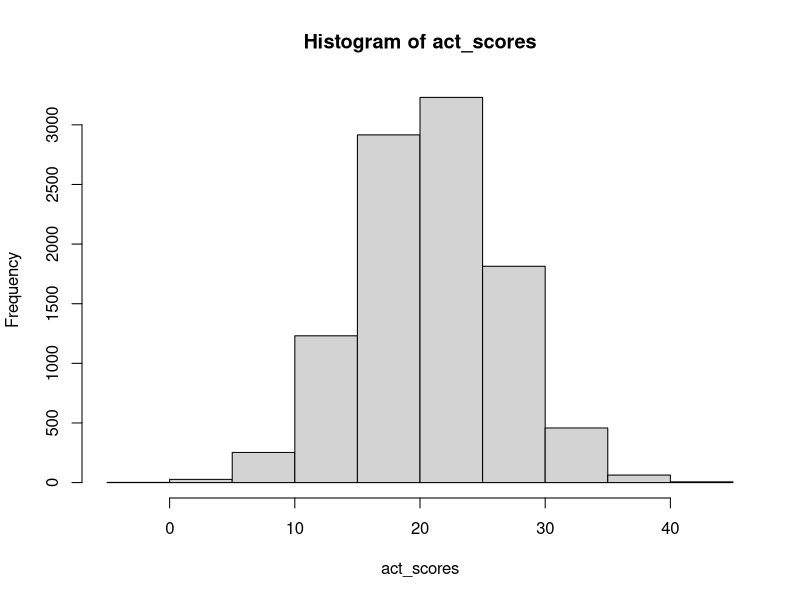
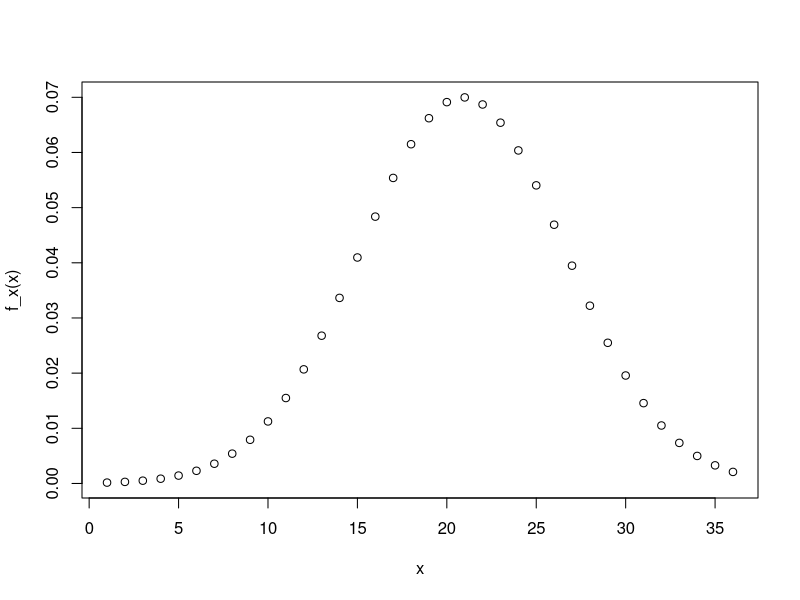
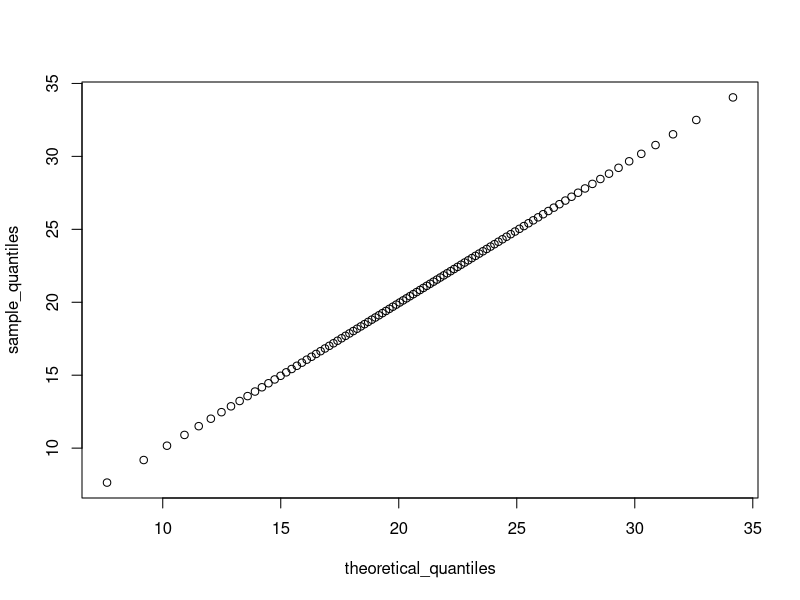
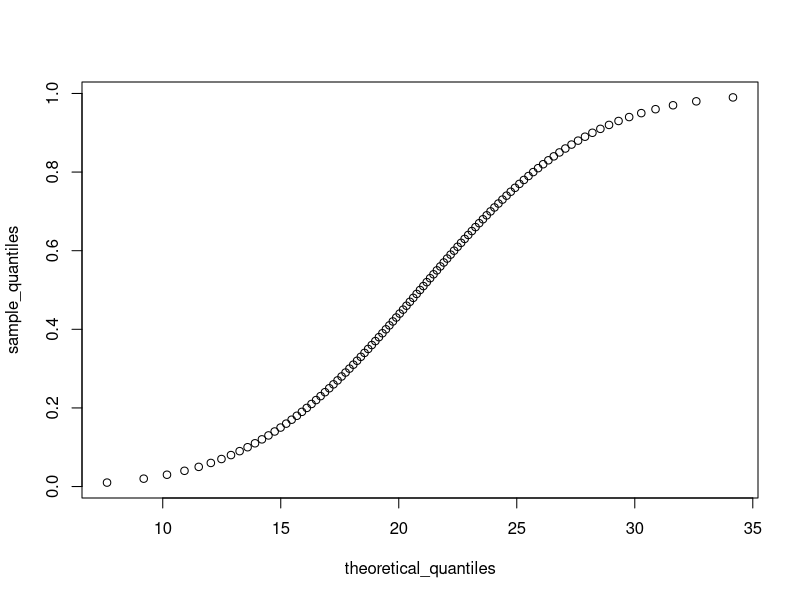

Write R code to recreate these figures, in order.
library(tidyverse)
library(dslabs)
set.seed(16, sample.kind = "Rounding")
act_scores = rnorm(10000,20.9,5.7)
hist(act_scores)
mean(act_scores)
sd(act_scores)
a = (act_scores == 36)
sum(a)
mean(a)
a = (act_scores > 30)
sum(a)
mean(a)
a = (act_scores < 10)
sum(a)
mean(a)
mean(act_scores < 10)

x = seq(1,36)
f_x = function(x){
  dnorm(x,20.9,5.7)
}

plot(x,f_x(x))

m = mean(act_scores)
s = sd(act_scores)
a = 2*s + m
mean(act_scores>a)
a = qnorm(0.975,m,s)
a

x = seq(1,36)
func = function(x){
       pnorm(x,20.9,5,7)
} 

cdf = func(x)
a = cdf >= 0.95
a
pnorm(30,m,s)
pnorm(31,m,s)
qnorm(0.95,20.9,5.7)
qnorm(0.95,20.9,5.7)

p <- seq(0.01, 0.99, 0.01)
func = function(x){
        qnorm(x,m,s)} 

sample_quantiles = sapply(p,func)
sample_quantiles
a = sample_quantiles >= 26
a

p <- seq(0.01, 0.99, 0.01)
func = function(x){
  qnorm(x,20.9,5.7)} 
theoretical_quantiles = sapply(p,func)

qqplot(theoretical_quantiles,sample_quantiles)

sample_quantiles <- seq(0.01, 0.99, 0.01)
quantile(act_scores, sample_quantiles)

theoretical_quantiles <- qnorm(sample_quantiles, 20.9, 5.7)
qqplot(y=sample_quantiles, x=theoretical_quantiles)
